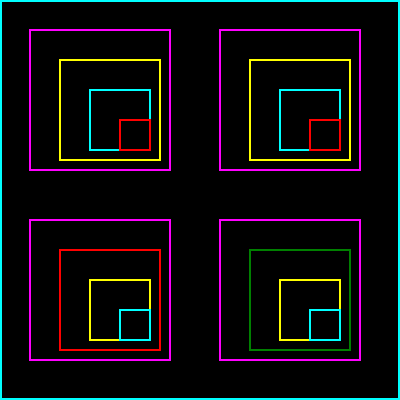
Frame 1 (no input)
Frame 60 (no input): identical to frame 1, image omitted
Frame 120 (the mouse pressed at the canvas centre since frame 60): identical to frame 1, image omitted

The p5.js sketch that drew this single still picture (run headless with seeded random() and noise() and a simulated clock; from frame 60 on, the mouse is pressed at the canvas centre):

// p5.js sketch
// ── sketch.js
function setup() {
  createCanvas(400, 400);
}

function draw() {
  background("black");

  // Configuración general
  strokeWeight(2);
  noFill();

  // Marco
  strokeWeight(4);
  stroke("cyan");
  line(0, 0, 400, 0);     // Línea superior
  line(0, 0, 0, 400);     // Línea izquierda
  line(400, 0, 400, 400); // Línea derecha
  line(0, 400, 400, 400); // Línea inferior

  // Sección A (izquierda arriba)
  strokeWeight(2);
  stroke("magenta");
  rect(30, 30, 140, 140); // Cambiado a 140x140
  stroke("yellow");
  rect(60, 60, 100, 100); // Cambiado a 100x100
  stroke("cyan");
  rect(90, 90, 60, 60);   // Cambiado a 60x60
  stroke("red");
  rect(120, 120, 30, 30); // Cambiado a 30x30

  // Sección B (derecha arriba)
  strokeWeight(2);
  stroke("magenta");
  rect(220, 30, 140, 140); // Cambiado a 140x140
  stroke("yellow");
  rect(250, 60, 100, 100); // Cambiado a 100x100
  stroke("cyan");
  rect(280, 90, 60, 60);   // Cambiado a 60x60
  stroke("red");
  rect(310, 120, 30, 30); // Cambiado a 30x30

  // Sección C (izquierda abajo)
  strokeWeight(2);
  stroke("magenta");
  rect(30, 220, 140, 140); // Cambiado a 140x140
  stroke("red");
  rect(60, 250, 100, 100); // Cambiado a 100x100
  stroke("yellow");
  rect(90, 280, 60, 60);   // Cambiado a 60x60
  stroke("cyan");
  rect(120, 310, 30, 30); // Cambiado a 30x30

  // Sección D (derecha abajo)
  strokeWeight(2);
  stroke("magenta");
  rect(220, 220, 140, 140); // Cambiado a 140x140
  stroke("green");
  rect(250, 250, 100, 100); // Cambiado a 100x100
  stroke("yellow");
  rect(280, 280, 60, 60);   // Cambiado a 60x60
  stroke("cyan");
  rect(310, 310, 30, 30); // Cambiado a 30x30
}
